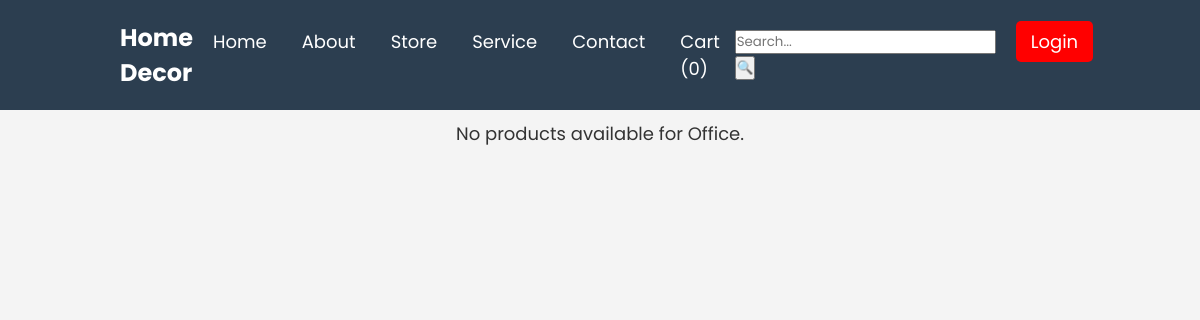
Page /office.php on the earlier database version.
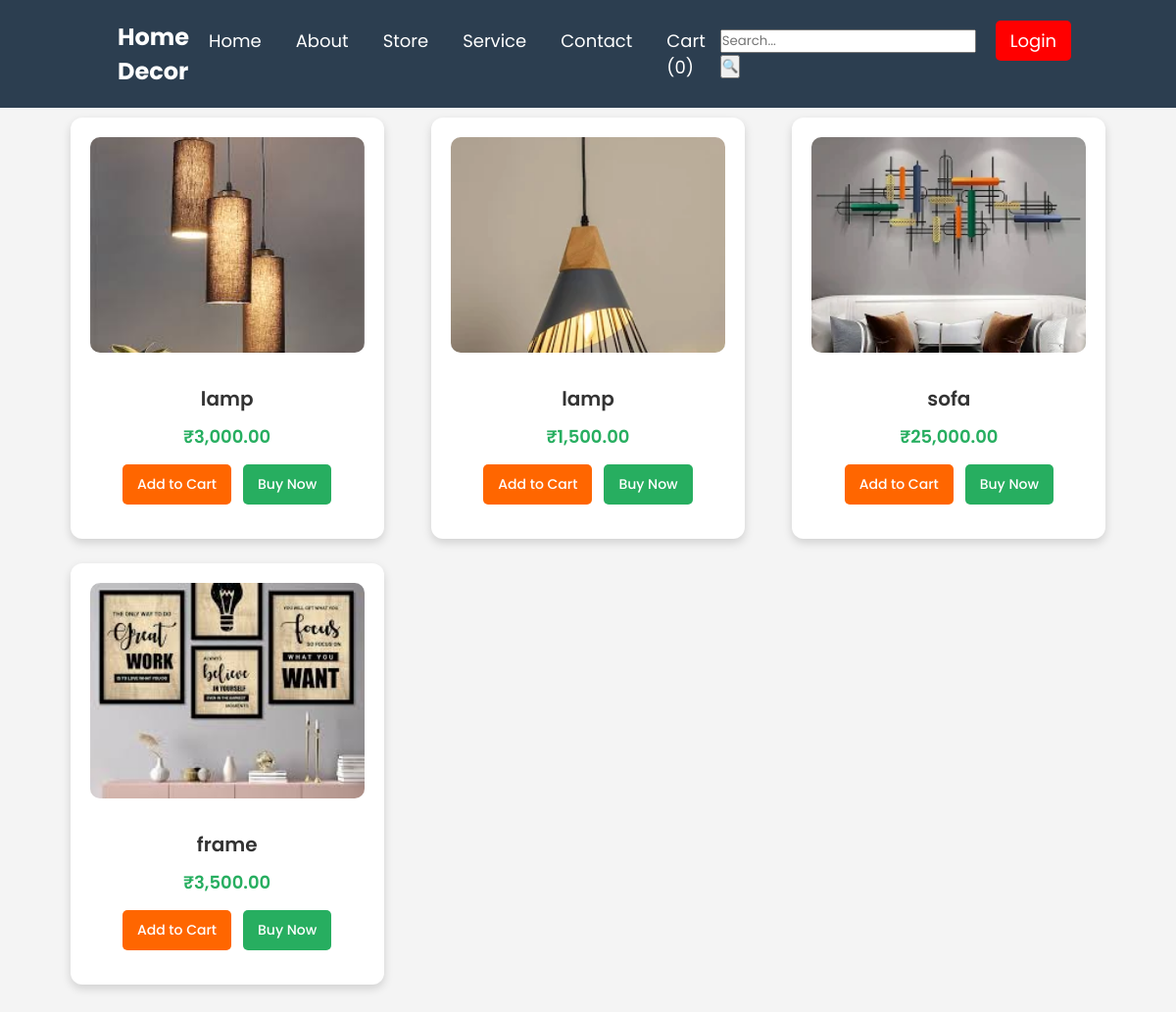
Same page on the later database version.
### tables this page shows
CREATE TABLE IF NOT EXISTS `products` (
  `id` int NOT NULL AUTO_INCREMENT,
  `name` varchar(255) NOT NULL,
  `description` text,
  `price` decimal(10,2) NOT NULL,
  `category` varchar(100) DEFAULT NULL,
  `image` varchar(255) DEFAULT NULL,
  `created_at` timestamp NULL DEFAULT CURRENT_TIMESTAMP,
  PRIMARY KEY (`id`)
);

### office.php (the view, shortened to what this page needs)
<?php
include 'db_connect.php';
$query = "SELECT * FROM products WHERE category = 'Office'";
$result = $conn->query($query);
?>
<!DOCTYPE html>
<html lang="en">
<head>
    <link rel="stylesheet" href="styles.css">
</head>
<body>
<header>
    <div class="logo">Home Decor</div>
    <?php include 'navbar.php'; ?>
</header>
<section class="store-container">
    <?php if ($result->num_rows > 0): ?>
        <?php while ($row = $result->fetch_assoc()) : ?>
            <div class="product-card">
                <img src="<?= $row['image']; ?>" alt="<?= $row['name']; ?>">
                <div class="product-info">
                    <h3><?= $row['name']; ?></h3>
                    <p class="price">₹<?= number_format($row['price'], 2); ?></p>
                    <div class="action-buttons">
                        <a href="cart.php?add=<?= $row['id']; ?>" class="btn cart-btn">Add to Cart</a>
                        <a href="checkout.php?buy=<?= $row['id']; ?>" class="btn buy-btn">Buy Now</a>
                    </div>
                </div>
            </div>
        <?php endwhile; ?>
    <?php else: ?>
        <p style="text-align: center; font-size: 18px;">No products available for Office.</p>
    <?php endif; ?>
</section>
</body>
</html>

Differences in the rows shown:
added products: image+name (picture), name "lamp", price "3,000.00"
added products: image+name (picture), name "lamp", price "1,500.00"
added products: image (picture), name "sofa", price "25,000.00"
added products: image (picture), name "frame", price "3,500.00"
Other differences:
text no longer shown: "No products available for Office."
